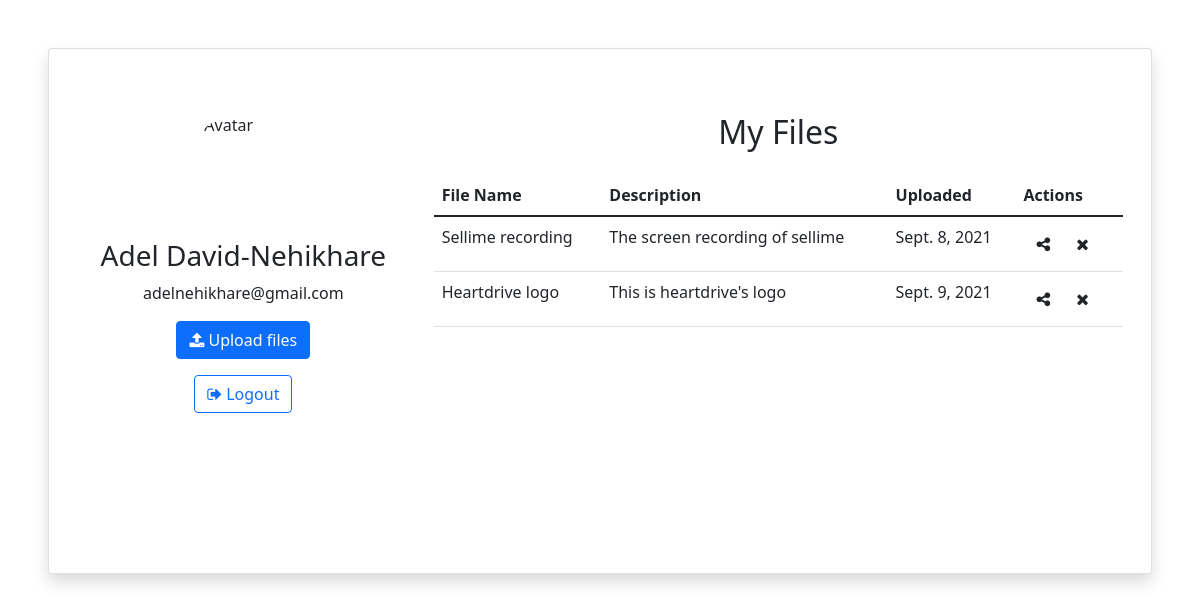
Screenshot of /myfiles (signed in) with the database file from the repository.
### app/models.py (models this page shows)
class File(models.Model):
    id = models.CharField(primary_key=True, unique=True, max_length=10)
    name = models.CharField(max_length=60)
    description = models.CharField(max_length=400, blank=True)
    file = models.FileField(upload_to='uploads/')
    date = models.DateField(auto_now_add=True)
    owner = models.ForeignKey(User, on_delete=models.CASCADE, null=True)

### app/views.py (the view)
# urls.py: path('myfiles', views.dashboard, name='dashboard'),
def dashboard(request):
    user = User.objects.get(username=request.user)
    files = File.objects.filter(owner = user)
    name = user.first_name
    context = {'title': 'My Files | Crummy Files',
                    'name': name,
                    'user': user,
                    'files' : files}
    return render(request, 'dashboard.html', context)

### app/templates/dashboard.html (shortened to what this page needs)
{% extends 'dashbase.html' %}
{% block content %}
<div class="card shadow mt-md-5 pt-5 mx-md-5 pb-5">
    <div class="card-body">
        <div class="container pb-5">
            <div class="row">
                <div class="col-md-4 mb-5">
                    <div class="d-flex justify-content-center">
                          <img class="rounded-circle" src="https://www.kindpng.com/picc/m/22-223941_transparent-avatar-png-male-avatar-icon-transparent-png.png" alt="Avatar" width="110px" height="110px">
                    </div>
                    <div class="text-center mt-3"><h3>{{user.first_name}} {{user.last_name}}</h3>  </div>
                    <div class="text-center"><p class=""> {{user.email}} </p></div>
                    <form method="GET" action="{% url 'upload' %}">
                        <div class="text-center mt-3"> <button type="submit" class="btn btn-primary"><i class="fa fa-upload"></i> Upload files</button></div>
                    </form>
                    <form method="POST" action="{% url 'logout' %}">
                        <div class="text-center mt-3"> <button type="submit" class="btn btn-outline-primary"><i class="fa fa-sign-out"></i> Logout</button></div>
                    </form>
                </div>
                <div class="col-md-8">
                    <div class="text-center">
                        <h2>My Files</h2>
                    </div>
                    <table class="table table-hover mt-4">
                        <thead>
                            <tr>
                            <th scope="col">File Name</th>
                            <th scope="col">Description</th>
                            <th scope="col">Uploaded</th>
                            <th scope="col">Actions</th>
                            </tr>
                            </thead>
                            <tbody>
                                {% for file in files %}
                                <tr class="pt-4 pb-4">
                                  <td>{{file.name}}</td>
                                  <td>{{file.description}}</td>
                                  <td>{{file.date}}</td>
                                  <td>
                                   <div class="d-flex">
                                    <button class="btn" onclick="CopyMe('crummyfiles.xyz/file/{{file.id}}')"><i class="fa fa-share-alt"></i></button>
                                    <form action="{% url 'delete' file.id %}" method="POST">
                                        <button type="submit" class="btn"><i class="fa fa-close"></i></button>
                                    </form>
                                  </div>
                                </td>
                                </tr>
                                {% empty %}
                                <div class="text-center"><h3>You do not have any files</h3></div>
                                {% endfor %}
                            </tbody>
                    </table>
                </div>
            </div>
        </div>
    </div>
  </div>
{% endblock %}

### app/templates/dashbase.html (shortened to what this page needs)
<!DOCTYPE html>
<html lang="en">
<head>
    <link href="https://cdn.jsdelivr.net/npm/bootstrap@5.1.1/dist/css/bootstrap.min.css" rel="stylesheet">
    <link rel="stylesheet" href="https://cdnjs.cloudflare.com/ajax/libs/font-awesome/4.7.0/css/font-awesome.min.css">
</head>
<body>
    {% block content %}
    {% endblock %}
</body>
</html>

### rows the page displays
File: name "Sellime recording", description "The screen recording of sellime", date "Sept. 8, 2021"
File: name "Heartdrive logo", description "This is heartdrive's logo", date "Sept. 9, 2021"

### other values shown
{{ user.first_name }} "Adel"
{{ user.last_name }} "David-Nehikhare"
{{ user.email }} "adelnehikhare@gmail.com"
